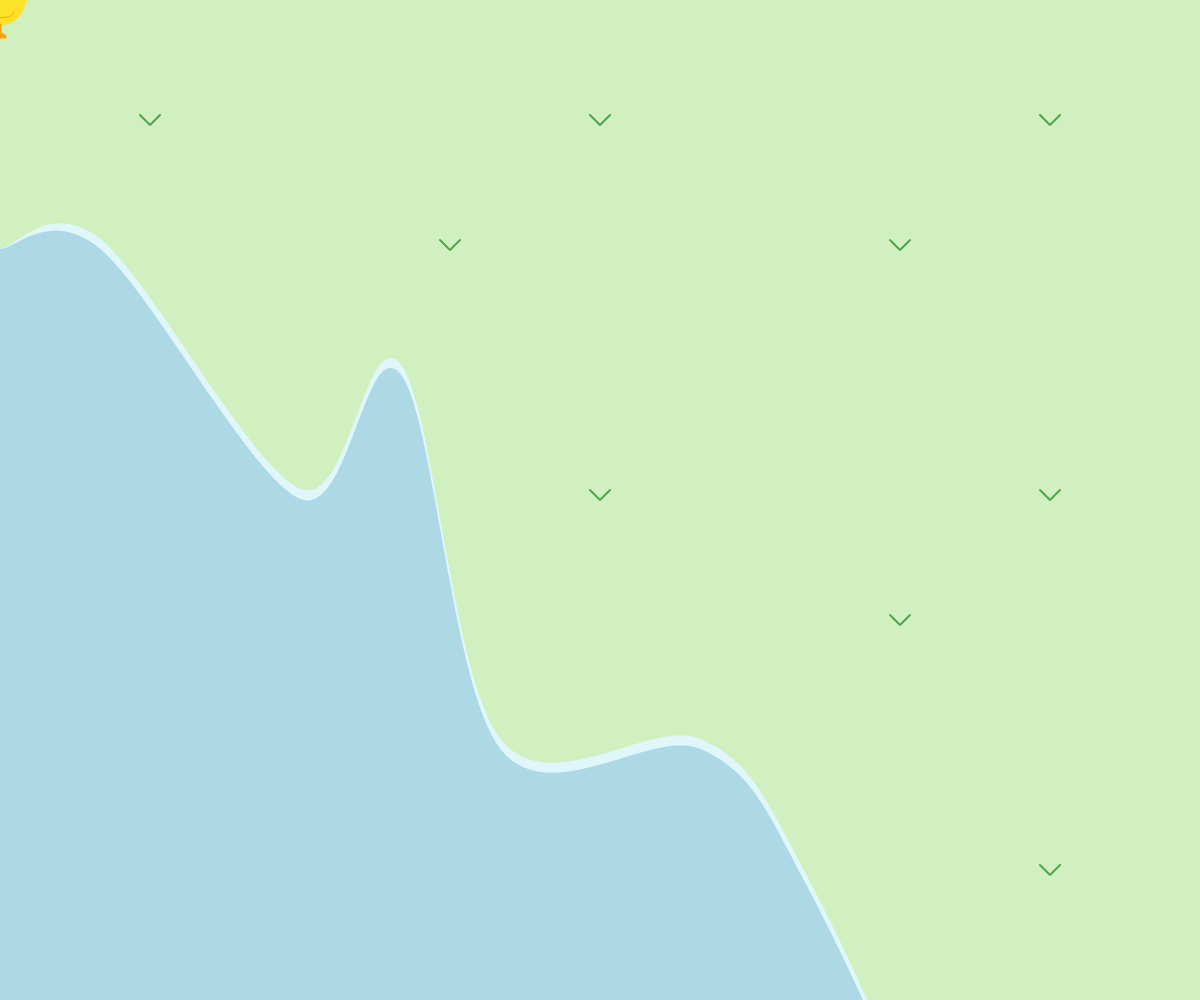
Frame 1 (no input)
Frame 60 (no input): identical to frame 1, image omitted
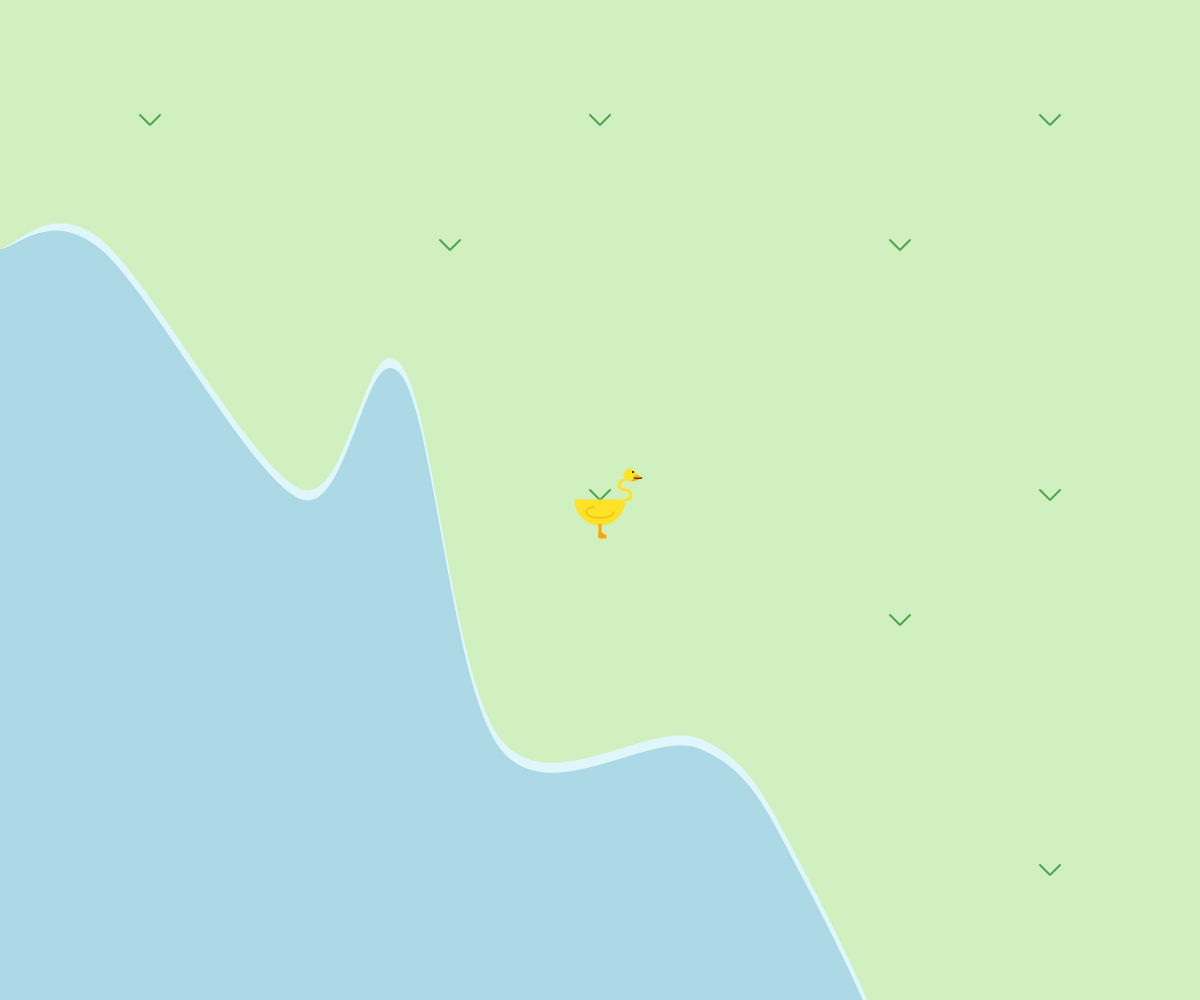
Frame 120 (the mouse pressed at the canvas centre since frame 60)

The p5.js sketch that drew these frames (run headless with seeded random() and noise() and a simulated clock; from frame 60 on, the mouse is pressed at the canvas centre):

// p5.js sketch
// ── sketch.js
function setup() {
    createCanvas(windowWidth, windowHeight);
  }

numDuck = 1;    //counter for number of ducks
let history = [];   //array to store history of data where the mouse has been
//splice array ?
  
function draw() {
    
    /*========================================================
        BACKGROUND */
    //LAND
    background(208, 240, 192);
    
    row = windowWidth/8;
    col = windowHeight/8;

    //grass
    noFill();
    stroke(79,166,79);
    strokeWeight(2);
    strokeJoin(BEVEL);

    beginShape();
    vertex(row-10, col-10);
    vertex(row, col);
    vertex(row+10, col-10);
    endShape();
    beginShape();
    vertex((4*row)-10, col-10);
    vertex((4*row), col);
    vertex((4*row)+10, col-10);
    endShape();
    beginShape();
    vertex((3*row)-10, (2*col)-10);
    vertex((3*row), (2*col));
    vertex((3*row)+10, (2*col)-10);
    endShape();
    beginShape();
    vertex((6*row)-10, (2*col)-10);
    vertex((6*row), (2*col));
    vertex((6*row)+10, (2*col)-10);
    endShape();
    beginShape();
    vertex((4*row)-10, (4*col)-10);
    vertex((4*row), (4*col));
    vertex((4*row)+10, (4*col)-10);
    endShape();
    beginShape();
    vertex((6*row)-10, (5*col)-10);
    vertex((6*row), (5*col));
    vertex((6*row)+10, (5*col)-10);
    endShape();
    beginShape();
    vertex((7*row)-10, (7*col)-10);
    vertex((7*row), (7*col));
    vertex((7*row)+10, (7*col)-10);
    endShape();
    beginShape();
    vertex((7*row)-10, (4*col)-10);
    vertex((7*row), (4*col));
    vertex((7*row)+10, (4*col)-10);
    endShape();
    beginShape();
    vertex((7*row)-10, col-10);
    vertex((7*row), col);
    vertex((7*row)+10, col-10);
    endShape();

    //POND
    // Define the curve points as JavaScript objects
    let p1 = { x: 0, y: (2*windowHeight)/8 };
    let p2 = { x: windowWidth/12, y:(2*windowHeight)/8 };
    let p3 = { x: (3*windowWidth)/12, y: (4*windowHeight)/8 };
    let p4 = { x: (4*windowWidth)/12, y: (3*windowHeight)/8 };
    let p5 = { x: (5*windowWidth)/12, y: (6*windowHeight)/8 };
    let p6 = { x: (7*windowWidth)/12, y: (6*windowHeight)/8 };
    let p7 = { x: (8*windowWidth)/12, y: (7*windowHeight)/8 };
    let p8 = { x: (9*windowWidth)/12, y: (9*windowHeight)/8};
    let p9 = { x: (7*windowWidth)/12, y: windowHeight };

    //shoreline
    fill(223,247,250);
    stroke(223,247,250);
    beginShape();
    curveVertex(p1.x,p1.y);
    curveVertex(p1.x,p1.y);
    curveVertex(p2.x,p2.y-10);
    curveVertex(p3.x,p3.y-10);
    curveVertex(p4.x,p4.y-10);
    curveVertex(p5.x,p5.y-10);
    curveVertex(p6.x,p6.y-10);
    curveVertex(p7.x,p7.y-10);
    curveVertex(p8.x,p8.y-10);
    curveVertex(p9.x,p9.y-10);
    curveVertex(p9.x,p9.y-10);
    endShape();

    //water
    fill(173,216,230);
    stroke(173,216,230);
    triangle(p1.x, p1.y, 0, windowHeight, p9.x, p9.y);
    beginShape();
    curveVertex(p1.x,p1.y);
    curveVertex(p1.x,p1.y);
    curveVertex(p2.x,p2.y);
    curveVertex(p3.x,p3.y);
    curveVertex(p4.x,p4.y);
    curveVertex(p5.x,p5.y);
    curveVertex(p6.x,p6.y);
    curveVertex(p7.x,p7.y);
    curveVertex(p8.x,p8.y);
    curveVertex(p9.x,p9.y);
    curveVertex(p9.x,p9.y);
    endShape();
    //make pond oscillate or add more texture ?
    
    
    /*===========================================================
        DRAW DUCKS */
    //add data to the history array
    var v = createVector(mouseX, mouseY);
    history.push(v);

    //for loop for drawing ducks
    for (let i = 1; i <= numDuck; i++) {
      
      //mama duck
      if (i == 1) {
        
        xcoor = v.x;
        ycoor = v.y;
        
        //body
        strokeWeight(1);
        stroke(254, 226, 39);
        line(xcoor-25, ycoor, xcoor+25, ycoor);
        fill(254, 226, 39);
        arc(xcoor, ycoor, 50, 50, 0, PI);
        stroke(249, 166, 2);
        arc(xcoor, ycoor+12, 28, 12, 0, PI + QUARTER_PI, OPEN);
  
        //leg
        strokeWeight(3);
        stroke(255, 165, 0);
        line(xcoor, ycoor+25, xcoor, ycoor+37);
        fill(255, 165, 0);
        triangle(xcoor, ycoor+33, xcoor, ycoor+37, xcoor+6, ycoor+37);
  
        //neck
        strokeWeight(3);
        stroke(254, 226, 39);
        noFill();
        arc(xcoor+25, ycoor-5, 12, 10, 3 * PI / 2, PI / 2, OPEN);
        arc(xcoor+25, ycoor-15, 12, 10, PI / 2, 3 * PI / 2, OPEN);
  
        //head
        strokeWeight(1);
        stroke(254, 226, 39);
        fill(254, 226, 39);
        circle(xcoor+30, ycoor-25, 12);
        strokeWeight(2);
        stroke(0);
        point(xcoor+33, ycoor-28);
  
        //beak
        strokeWeight(1);
        stroke(255, 165, 0);
        fill(255, 165, 0);
        strokeJoin(ROUND);
        beginShape();
        vertex(xcoor+36, ycoor-25);
        vertex(xcoor+42, ycoor-22);
        vertex(xcoor+32, ycoor-19);
        endShape();
        stroke(0);
        curve(xcoor+36, ycoor-25, xcoor+42, ycoor-22, xcoor+34, ycoor-22, xcoor+36, ycoor-25);
      }

      //baby ducks
      else {
        
        pos = history[history.length-(10*i)];
        nextx = pos.x;
        nexty = pos.y;
        
        //body
        strokeWeight(0);
        stroke(254, 226, 39);
        line(nextx-10, nexty, nextx+10, nexty);
        fill(254, 226, 39);
        arc(nextx, nexty, 20, 20, 0, PI);
        strokeWeight(1);
        stroke(249, 166, 2);
        arc(nextx, nexty+5, 10, 4, 0, PI + QUARTER_PI, OPEN);
  
        //leg
        strokeWeight(2);
        stroke(255, 165, 0);
        line(nextx, nexty+10, nextx, nexty+16);
        fill(255, 165, 0);
        triangle(nextx, nexty+14, nextx, nexty+16, nextx+3, nexty+16);
  
        //neck
        strokeWeight(2);
        stroke(254, 226, 39);
        noFill();
        arc(nextx+10, nexty-2, 6, 4, 3 * PI / 2, PI / 2, OPEN);
        arc(nextx+10, nexty-6, 6, 4, PI / 2, 3 * PI / 2, OPEN);
  
        //head
        strokeWeight(0);
        stroke(254, 226, 39);
        fill(254, 226, 39);
        circle(nextx+12, nexty-10, 6);
        strokeWeight(1);
        stroke(0);
        point(nextx+13, nexty-11);
  
        //beak
        strokeWeight(0);
        stroke(255, 165, 0);
        fill(255, 165, 0);
        strokeJoin(ROUND);
        beginShape();
        vertex(nextx+15, nexty-10);
        vertex(nextx+18, nexty-8.5);
        vertex(nextx+13, nexty-7);
        endShape();
        stroke(0);
        curve(nextx+15, nexty-10, nextx+18, nexty-8.5, nextx+14, nexty-9 , nextx+15, nexty-10)
      }
  
    }
    
    
}
  
function mouseClicked() {
    numDuck = numDuck + 1;
}
